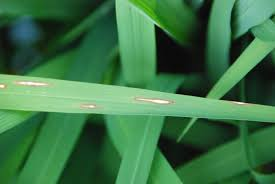
#> input picture DiseaseExampleImages/Blast/1.jpg, 275 x 184 px, found by its file name; its folder holds 4 pictures in this run
$ python DetectContours.py   (Python 2 division)   (older library calls are emulated)
#> lines starting #> are read from the running program, lines starting #| are printed output that depends on the picture; after the words box and inside, x2 and y2 are one past the last pixel; in counts of white or black regions, pixels touching at a corner belong together; long printed decimals are rounded; pictures that were not available may be replaced by others from this repository, and a replacement may not be noted
import numpy as np
import matplotlib.pyplot as plt
import cv2
import pandas as pd
import os
import math


diseases=['SegBlast','SegSpot','SegHealthy']
label=['BLAST','SPOT']

k=1
data=[]

for j in diseases:
	print j

	segimages=os.listdir(j)

	for i in segimages:
		print i
		img = cv2.imread('./'+j+'/'+str(i))
#> img is the input picture: shape (184, 275, 3); mean B, G, R 70.2, 116.2, 59
		real_img=cv2.imread('./'+j+'/'+str(i))
		real_img=cv2.cvtColor(real_img,cv2.COLOR_BGR2GRAY)
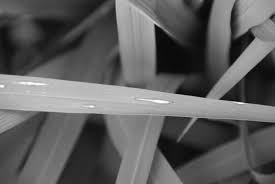
#> real_img: shape (184, 275); min 2, max 254, mean 93.8
		imgray = cv2.cvtColor(img,cv2.COLOR_BGR2GRAY)
		ret,thresh = cv2.threshold(imgray,127,255,0)
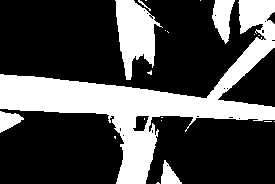
#> thresh: shape (184, 275); 29.9% white; 20 white regions (14 under 20 px)

		image, contours, hierarchy = cv2.findContours(thresh,cv2.RETR_TREE,cv2.CHAIN_APPROX_SIMPLE)
#> contours = 36 contours, 30 with area under 20; largest, box (x1, y1, x2, y2) and area: (0, 0, 275, 184) 11332, (115, 0, 163, 80) 2033, (212, 0, 235, 44) 564, (0, 111, 24, 133) 274, (161, 160, 182, 184) 240, (132, 115, 150, 132) 186

		area=0
		index=0

		if(k!=3):

			for i in range(len(contours)):
				a=cv2.contourArea(contours[i])
				if(a>area):
					area=a
					index=i
#> this loop made 36 passes
#> (a, area) on passes 2, 9, 15: (239.5, 239.5), (274.5, 274.5), (11331.5, 11331.5)
#> a on passes 3 to 8: 2, 1.5, 0, 0, 0, 0
#> after the loop, area = 11331.5; index = 14

			cnt=contours[index]
#> cnt = contour of 353 points, box (x1, y1, x2, y2) (0, 0, 275, 184), area 11332
			M = cv2.moments(cnt)
#> M = moments, m00 11331.5, centre m10/m00, m01/m00 = (145.9, 97.86)


			#ASpect ratio
			x,y,w,h = cv2.boundingRect(cnt)
#> x = 0; y = 0; w = 275; h = 184
			aspect_ratio = float(w)/h
#> aspect_ratio = 1.49

			#Extent


			rect=cv2.minAreaRect(cnt)
#> rect = ((152.4, 103.8), (293.7, 147), -17.2)

			extent=area/(rect[1][0]*rect[1][1])
#> extent = 0.262

			#Diameter

			equi_diameter = np.sqrt(4*area/np.pi)
#> equi_diameter = 120.1
			#orientaion and major and minor axis
			if(k==3):
				ma,MA=(1,0)
			else:
				(x,y),(ma,MA),angle = cv2.fitEllipse(cnt)
#> x = 139.5; y = 36.95; ma = 221.8; MA = 245.1; angle = 85.62

			#centroid

			cX = int(M["m10"] / M["m00"])
#> cX = 145
			cY = int(M["m01"] / M["m00"])
#> cY = 97

			cord='('+str(cX)+','+str(cY)+')'
#> cord = '(145,97)'

			list=[]
			list.append(format(area,'.2f'))
			print (cv2.arcLength(contours[index],True))
#| 1226.708
			list.append(format(cv2.arcLength(contours[index],True),'.2f'))
			list.append(format(aspect_ratio,'.2f'))
			list.append(format(extent,'.2f'))
			list.append(format(equi_diameter,'.2f'))
			list.append(format(MA,'.2f'))
			list.append(format(ma,'.2f'))
			list.append(format(MA/ma,'.2f'))
			list.append(len(contours))
			list.append(format(angle,'.2f'))
			list.append(format((4*area*np.pi)/pow(cv2.arcLength(contours[index],True),2),'.2f'))
			list.append(cord)

			list.append(k)


			cv2.drawContours(img, contours ,index, (0,255,0), -1)
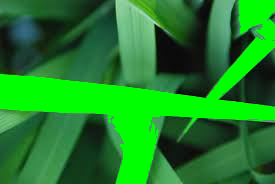
#> img: shape (184, 275, 3); mean B, G, R 38.9, 131.3, 29.7

			plt.subplot(1,2,1)
			plt.xticks([])
			plt.yticks([])
			plt.imshow(real_img,cmap='gray')

			plt.subplot(1,2,2)
			plt.xticks([])
			plt.yticks([])
			plt.imshow(img,cmap='gray')
			plt.show()
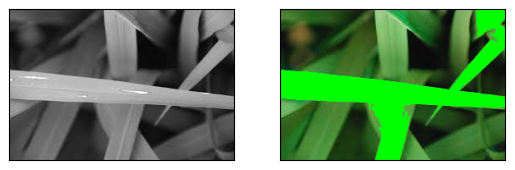
#> figure drawn by matplotlib, 2 panels; B, G, R data is drawn as R, G, B

		if(k==3):
			list=[]
			list=[-1,-1,-1,-1,-1,-1,-1,-1,-1,-1,-1,-1,k]


		data.append(list)
		df=pd.DataFrame(data,columns=['Area','Peri','A_ratio','Extent','Dia','Major','Minor','Ratio','noc','angle','ff','cord','Label'])
#> df = table of 1 rows and 13 columns
	k=k+1

	#print df.to_csv(sep='\t', index=False, header=1)


	df.to_csv(r'pandas.txt', header=True, index=None, sep='\t', mode='a')

df.to_excel('Re_Train.xlsx',sheet_name='area',index=0)
df.to_excel('Train.xlsx',sheet_name='area',index=0,startrow=2,startcol=2)
